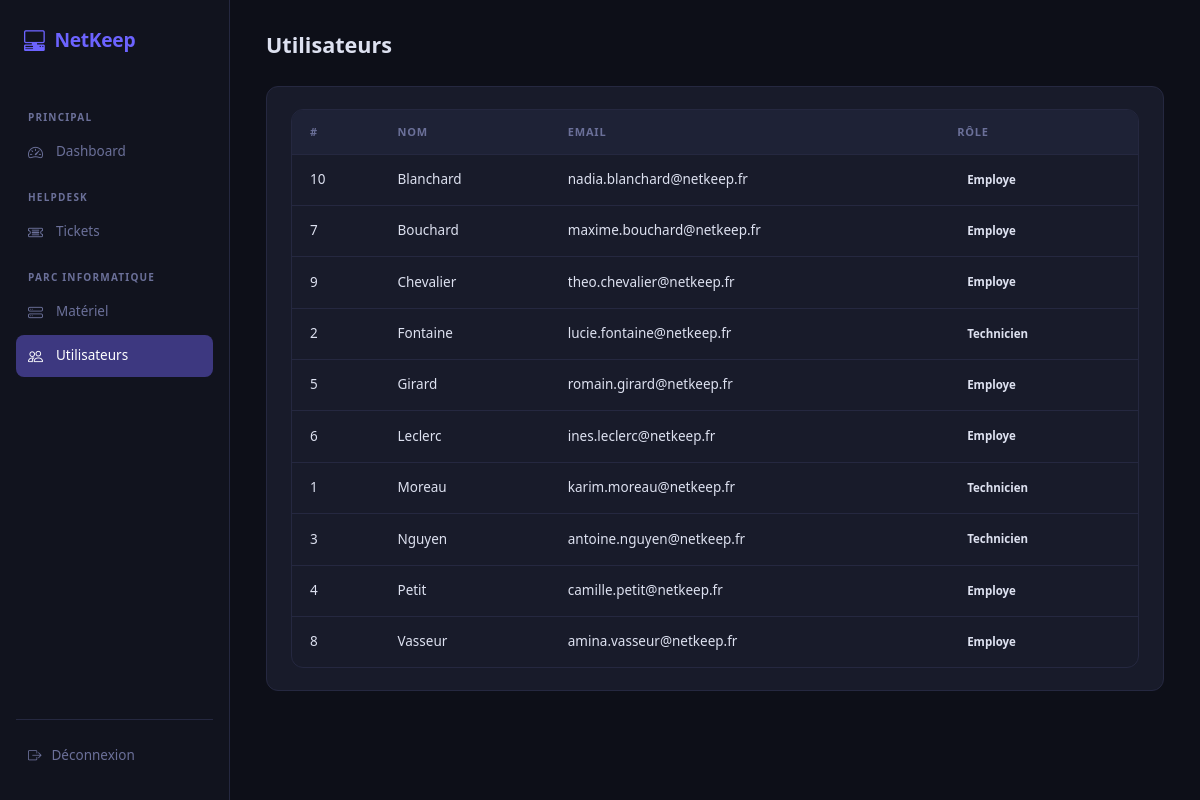
The app's page /index.php?page=utilisateurs (signed in) with its own data.
### tables this page shows
CREATE TABLE utilisateurs (
    id INT AUTO_INCREMENT PRIMARY KEY,
    nom VARCHAR(255) NOT NULL,
    prenom VARCHAR(255) NOT NULL,
    email VARCHAR(100) NOT NULL UNIQUE,
    password VARCHAR(255) NOT NULL,
    role ENUM('employe', 'technicien') NOT NULL DEFAULT 'employe',
    niveau_support TINYINT DEFAULT NULL,
    created_at TIMESTAMP DEFAULT CURRENT_TIMESTAMP
);

### controllers/TechnicienController.php (called while the page is built, shortened)
<?php
require_once __DIR__ . '/../models/User.php';
class TechnicienController
{
    public function utilisateurs(): void
    {
        $liste = (new User())->findAll();
        require_once __DIR__ . '/../views/technicien/utilisateurs.php';
    }
}

### config/database.php (called while the page is built, shortened)
<?php
class Database {
    private $host = 'localhost';
    private $dbname = 'bdd_netkeep';
    private $user = 'root';
    private $password = '';
    public function getConnection() {
        try {
            $this->pdo = new PDO(
                "mysql:host={$this->host};dbname={$this->dbname};charset=utf8mb4",
                $this->user,
                $this->password
            );
            $this->pdo->setAttribute(PDO::ATTR_ERRMODE, PDO::ERRMODE_EXCEPTION);
            return $this->pdo;
        } catch (PDOException $e) {
            die("Erreur de connexion : " . $e->getMessage());
        }
    }
}

### models/User.php (called while the page is built, shortened)
<?php
require_once __DIR__ . '/../config/database.php';
class User
{
    private int $id;
    private string $nom;
    private string $email;
    private string $role;
    private PDO $pdo;
    public function __construct()
    {
        $this->pdo = (new Database())->getConnection();
    }
    private function hydrate(array $data): self
    {
        $this->id = $data['id'];
        $this->nom = $data['nom'];
        $this->email = $data['email'];
        $this->role = $data['role'];
        return $this;
    }
    public function getId(): int { return $this->id; }
    public function getNom(): string { return $this->nom; }
    public function getEmail(): string { return $this->email; }
    public function getRole(): string { return $this->role; }
    public function findAll(): array
    {
        $stmt = $this->pdo->query('SELECT * FROM utilisateurs ORDER BY nom, prenom');
        $results = $stmt->fetchAll(PDO::FETCH_ASSOC);
        return array_map(fn($row) => (new self())->hydrate($row), $results);
    }
}

### views/technicien/utilisateurs.php (the view)
<?php require_once __DIR__ . '/../layout/header.php'; ?>
<div class="nk-page-header">
    <h1 class="nk-page-title">Utilisateurs</h1>
</div>
<div class="nk-card">
    <div class="nk-table-wrap">
        <table class="nk-table">
            <thead><tr><th>#</th><th>Nom</th><th>Email</th><th>Rôle</th></tr></thead>
            <tbody>
                <?php if (!empty($liste)): ?>
                    <?php foreach ($liste as $u): ?>
                    <tr>
                        <td class="text-muted-nk"><?= $u->getId() ?></td>
                        <td><?= htmlspecialchars($u->getNom()) ?></td>
                        <td class="text-muted-nk"><?= htmlspecialchars($u->getEmail()) ?></td>
                        <td><span class="nk-badge nk-badge-<?= $u->getRole() ?>"><?= ucfirst($u->getRole()) ?></span></td>
                    </tr>
                    <?php endforeach; ?>
                <?php else: ?>
                    <tr><td colspan="4" class="text-center text-muted-nk py-4"><i class="bi bi-people"></i> Aucun utilisateur</td></tr>
                <?php endif; ?>
            </tbody>
        </table>
    </div>
</div>
<?php require_once __DIR__ . '/../layout/footer.php'; ?>

### public/css/style.css (style rules this page uses)
:root { --bg-body: #0d0f18; --bg-sidebar: #11131e; --bg-card: #181b2a; --bg-card-alt: #1e2236; --accent: #6c63ff; --accent-dim: #3d3880; --success: #2ecc71; --warning: #f39c12; --danger: #e74c3c; --text: #dde1f0; --text-muted: #6b7099; --border: #252840; --radius: 12px; --radius-sm: 8px; --sidebar-w: 230px; --transition: 0.18s ease; }
*, *::before, *::after { box-sizing: border-box; }
body { margin: 0; background: var(--bg-body); color: var(--text); font-family: 'Segoe UI', system-ui, sans-serif; font-size: 14px; line-height: 1.6; }
.nk-page-header { display: flex; align-items: center; justify-content: space-between; margin-bottom: 28px; }
.nk-page-title { font-size: 1.35rem; font-weight: 700; color: var(--text); margin: 0; }
.nk-card { background: var(--bg-card); border: 1px solid var(--border); border-radius: var(--radius); padding: 22px 24px; }
.nk-table-wrap { background: var(--bg-card); border: 1px solid var(--border); border-radius: var(--radius); overflow: hidden; }
.nk-table { width: 100%; border-collapse: collapse; font-size: 13.5px; }
.nk-table thead th { padding: 13px 18px; text-align: left; font-size: 11px; font-weight: 600; letter-spacing: 0.8px; text-transform: uppercase; color: var(--text-muted); border-bottom: 1px solid var(--border); background: var(--bg-card-alt); }
.nk-table tbody td { padding: 13px 18px; border-bottom: 1px solid var(--border); color: var(--text); vertical-align: middle; }
.nk-table tbody tr:last-child td { border-bottom: none; }
.nk-badge { display: inline-flex; align-items: center; gap: 5px; padding: 3px 10px; border-radius: 20px; font-size: 11.5px; font-weight: 600; }
.text-muted-nk { color: var(--text-muted); }

### records on screen
utilisateurs: id "10", nom "Blanchard", email "nadia.blanchard@netkeep.fr", role "Employe"
utilisateurs: id "7", nom "Bouchard", email "maxime.bouchard@netkeep.fr", role "Employe"
utilisateurs: id "9", nom "Chevalier", email "theo.chevalier@netkeep.fr", role "Employe"
utilisateurs: id "2", nom "Fontaine", email "lucie.fontaine@netkeep.fr", role "Technicien"
utilisateurs: id "5", nom "Girard", email "romain.girard@netkeep.fr", role "Employe"
utilisateurs: id "6", nom "Leclerc", email "ines.leclerc@netkeep.fr", role "Employe"
utilisateurs: id "1", nom "Moreau", email "karim.moreau@netkeep.fr", role "Technicien"
utilisateurs: id "3", nom "Nguyen", email "antoine.nguyen@netkeep.fr", role "Technicien"
utilisateurs: id "4", nom "Petit", email "camille.petit@netkeep.fr", role "Employe"
utilisateurs: id "8", nom "Vasseur", email "amina.vasseur@netkeep.fr", role "Employe"
